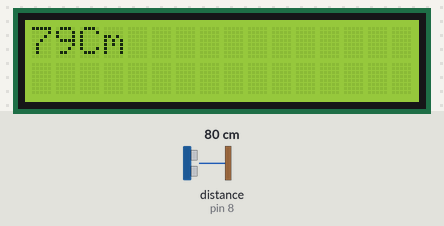
A sketch run on a simulated Arduino Uno, built with avr-gcc and run on an emulated ATmega328P. Parts: 16×2 character LCD. Wiring (inferred from the names in the program): ultrasonic range finder: trigger pin 9; echo pin 8. The test bench sets the inputs (shaded band); at power-on: distance to the obstacle (sensor on pin 8) 80 cm. The echo pulse lasts 58.3 µs per cm; what the sketch prints to the serial monitor is not drawn.

Above: at 1.2 s.
1.3 s: distance to the obstacle (sensor on pin 8) set to 2 cm
At 1.34 s:
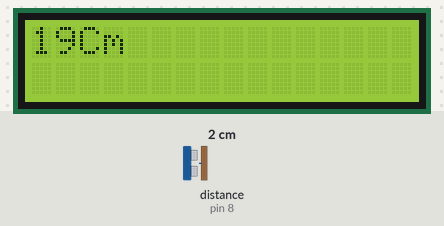
2.8 s: distance to the obstacle (sensor on pin 8) set to 35 cm
At 3.5 s:
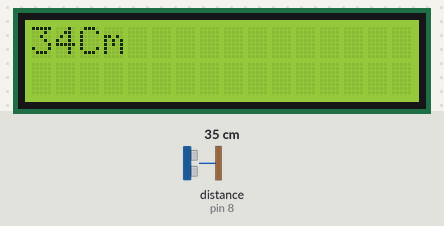
4.3 s: distance to the obstacle (sensor on pin 8) set to 120 cm
At 5.3 s:
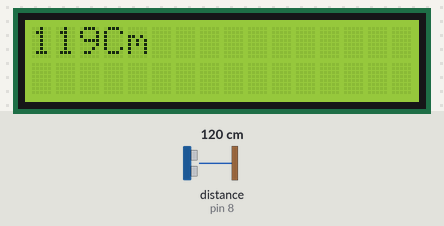

The sketch:

Dist_Calculator.ino.ino
```cpp
#include <LiquidCrystal.h>
#define echo 8
#define trig 9
long read;
int dist;
LiquidCrystal lcd(12, 11, 5, 4, 3, 2);

void setup() {
  Serial.begin(9600);
  lcd.begin(16, 2);
  lcd.clear();
  pinMode(echo,INPUT);
   pinMode(trig,OUTPUT);
}


void loop() {
digitalWrite(trig,LOW);
  delayMicroseconds(2);
digitalWrite(trig,HIGH);
  delayMicroseconds(10);
  digitalWrite(trig,LOW);
  read = pulseIn(echo,HIGH);
  dist = (read/2)/29.1;
  if(dist>=100){
 Serial.println(dist);
  lcd.setCursor(0,0);
  lcd.print(dist);
  lcd.setCursor(3,0);
    lcd.print("Cm");
  }
  else{
 Serial.println(dist);
  lcd.setCursor(0,0);
  lcd.print(dist);
  lcd.setCursor(2,0);
    lcd.print("Cm ");


  }

}
```

Measured:
- after the input at 1.3 s, the display: changes at once (image 1)
- after the input at 2.8 s, the display: first differs from a run without the input at once (image 2 shows a later state)
- after the input at 4.3 s, the display: changes at once (image 3)
